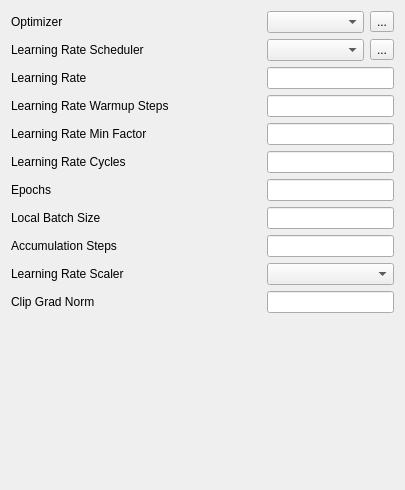
<?xml version="1.0" encoding="UTF-8"?>
<ui version="4.0">
 <class>Form</class>
 <widget class="QWidget" name="Form">
  <property name="geometry">
   <rect>
    <x>0</x>
    <y>0</y>
    <width>405</width>
    <height>490</height>
   </rect>
  </property>
  <property name="windowTitle">
   <string>Form</string>
  </property>
  <layout class="QVBoxLayout" name="verticalLayout">
   <item>
    <layout class="QHBoxLayout" name="horizontalLayout">
     <item>
      <widget class="QLabel" name="OptimizerLabel">
       <property name="minimumSize">
        <size>
         <width>250</width>
         <height>0</height>
        </size>
       </property>
       <property name="text">
        <string>Optimizer</string>
       </property>
      </widget>
     </item>
     <item>
      <widget class="QComboBox" name="OptimizerCombo"/>
     </item>
     <item>
      <widget class="QToolButton" name="OptimizerToolButton">
       <property name="text">
        <string>...</string>
       </property>
      </widget>
     </item>
    </layout>
   </item>
   <item>
    <layout class="QHBoxLayout" name="horizontalLayout_2">
     <item>
      <widget class="QLabel" name="LearningRateSchedLabel">
       <property name="minimumSize">
        <size>
         <width>250</width>
         <height>0</height>
        </size>
       </property>
       <property name="text">
        <string>Learning Rate Scheduler</string>
       </property>
      </widget>
     </item>
     <item>
      <widget class="QComboBox" name="LearningRateSchedCombo"/>
     </item>
     <item>
      <widget class="QToolButton" name="LearningRateSchedToolButton">
       <property name="text">
        <string>...</string>
       </property>
      </widget>
     </item>
    </layout>
   </item>
   <item>
    <layout class="QHBoxLayout" name="horizontalLayout_3">
     <item>
      <widget class="QLabel" name="LearningRateLabel">
       <property name="minimumSize">
        <size>
         <width>250</width>
         <height>0</height>
        </size>
       </property>
       <property name="text">
        <string>Learning Rate</string>
       </property>
      </widget>
     </item>
     <item>
      <widget class="QLineEdit" name="LearningRateWarmup"/>
     </item>
    </layout>
   </item>
   <item>
    <layout class="QHBoxLayout" name="horizontalLayout_4">
     <item>
      <widget class="QLabel" name="LearningRateWarmupLabel">
       <property name="minimumSize">
        <size>
         <width>250</width>
         <height>0</height>
        </size>
       </property>
       <property name="text">
        <string>Learning Rate Warmup Steps</string>
       </property>
      </widget>
     </item>
     <item>
      <widget class="QLineEdit" name="LearningRate_2"/>
     </item>
    </layout>
   </item>
   <item>
    <layout class="QHBoxLayout" name="horizontalLayout_5">
     <item>
      <widget class="QLabel" name="LearningRateMinFactorLabel">
       <property name="minimumSize">
        <size>
         <width>250</width>
         <height>0</height>
        </size>
       </property>
       <property name="text">
        <string>Learning Rate Min Factor</string>
       </property>
      </widget>
     </item>
     <item>
      <widget class="QLineEdit" name="LearningRateMinFactor"/>
     </item>
    </layout>
   </item>
   <item>
    <layout class="QHBoxLayout" name="horizontalLayout_6">
     <item>
      <widget class="QLabel" name="LearningRateCyclesLabel">
       <property name="minimumSize">
        <size>
         <width>250</width>
         <height>0</height>
        </size>
       </property>
       <property name="text">
        <string>Learning Rate Cycles</string>
       </property>
      </widget>
     </item>
     <item>
      <widget class="QLineEdit" name="LearningRate_4"/>
     </item>
    </layout>
   </item>
   <item>
    <layout class="QHBoxLayout" name="horizontalLayout_7">
     <item>
      <widget class="QLabel" name="EpochsLabel">
       <property name="minimumSize">
        <size>
         <width>250</width>
         <height>0</height>
        </size>
       </property>
       <property name="text">
        <string>Epochs</string>
       </property>
      </widget>
     </item>
     <item>
      <widget class="QLineEdit" name="Epochs"/>
     </item>
    </layout>
   </item>
   <item>
    <layout class="QHBoxLayout" name="horizontalLayout_8">
     <item>
      <widget class="QLabel" name="LocalBatchSizeLabel">
       <property name="minimumSize">
        <size>
         <width>250</width>
         <height>0</height>
        </size>
       </property>
       <property name="text">
        <string>Local Batch Size</string>
       </property>
      </widget>
     </item>
     <item>
      <widget class="QLineEdit" name="LocalBatchSize"/>
     </item>
    </layout>
   </item>
   <item>
    <layout class="QHBoxLayout" name="horizontalLayout_9">
     <item>
      <widget class="QLabel" name="AccumulationStepsLabel">
       <property name="minimumSize">
        <size>
         <width>250</width>
         <height>0</height>
        </size>
       </property>
       <property name="text">
        <string>Accumulation Steps</string>
       </property>
      </widget>
     </item>
     <item>
      <widget class="QLineEdit" name="AccumulationSteps"/>
     </item>
    </layout>
   </item>
   <item>
    <layout class="QHBoxLayout" name="horizontalLayout_11">
     <item>
      <widget class="QLabel" name="LearningRateScalerLabel">
       <property name="minimumSize">
        <size>
         <width>250</width>
         <height>0</height>
        </size>
       </property>
       <property name="text">
        <string>Learning Rate Scaler</string>
       </property>
      </widget>
     </item>
     <item>
      <widget class="QComboBox" name="LearningRateScalerCombo"/>
     </item>
    </layout>
   </item>
   <item>
    <layout class="QHBoxLayout" name="horizontalLayout_10">
     <item>
      <widget class="QLabel" name="ClipGradNormLabel">
       <property name="minimumSize">
        <size>
         <width>250</width>
         <height>0</height>
        </size>
       </property>
       <property name="text">
        <string>Clip Grad Norm</string>
       </property>
      </widget>
     </item>
     <item>
      <widget class="QLineEdit" name="ClipGradNorm"/>
     </item>
    </layout>
   </item>
   <item>
    <spacer name="verticalSpacer">
     <property name="orientation">
      <enum>Qt::Orientation::Vertical</enum>
     </property>
     <property name="sizeHint" stdset="0">
      <size>
       <width>20</width>
       <height>42</height>
      </size>
     </property>
    </spacer>
   </item>
  </layout>
 </widget>
 <resources/>
 <connections/>
</ui>
